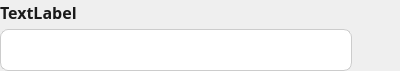
<?xml version="1.0" encoding="UTF-8"?>
<ui version="4.0">
 <class>DirSelectEdit</class>
 <widget class="QWidget" name="DirSelectEdit">
  <property name="geometry">
   <rect>
    <x>0</x>
    <y>0</y>
    <width>400</width>
    <height>71</height>
   </rect>
  </property>
  <property name="sizePolicy">
   <sizepolicy hsizetype="Preferred" vsizetype="Fixed">
    <horstretch>0</horstretch>
    <verstretch>0</verstretch>
   </sizepolicy>
  </property>
  <property name="minimumSize">
   <size>
    <width>0</width>
    <height>68</height>
   </size>
  </property>
  <property name="maximumSize">
   <size>
    <width>16777215</width>
    <height>71</height>
   </size>
  </property>
  <property name="windowTitle">
   <string>Form</string>
  </property>
  <property name="styleSheet">
   <string notr="true">QLabel  {
	background: transparent;
	border: none;
	font-family: Open Sans;
	font-size: 16px;
	font-weight: 600;
	line-height: 24px;
	letter-spacing: 0%;
	color: #1A1A1A;
}

QLineEdit {
	background-color: white;
	border: 1px solid #ccc;
	border-radius: 8px;
	font-weight: 400;
	font-family: Open Sans;
	font-size: 16px;
	line-height: 24px;
	letter-spacing: 0%;
	color: #1A1A1A;
}

QPushButton {
	background: transparent;
	border: none;
}</string>
  </property>
  <layout class="QVBoxLayout" name="verticalLayout">
   <property name="spacing">
    <number>4</number>
   </property>
   <property name="leftMargin">
    <number>0</number>
   </property>
   <property name="topMargin">
    <number>0</number>
   </property>
   <property name="rightMargin">
    <number>0</number>
   </property>
   <property name="bottomMargin">
    <number>0</number>
   </property>
   <item>
    <widget class="QLabel" name="label">
     <property name="text">
      <string>TextLabel</string>
     </property>
    </widget>
   </item>
   <item>
    <layout class="QHBoxLayout" name="horizontalLayout">
     <property name="spacing">
      <number>8</number>
     </property>
     <item>
      <widget class="QLineEdit" name="lineEdit">
       <property name="minimumSize">
        <size>
         <width>0</width>
         <height>42</height>
        </size>
       </property>
       <property name="maximumSize">
        <size>
         <width>16777215</width>
         <height>42</height>
        </size>
       </property>
      </widget>
     </item>
     <item>
      <widget class="QPushButton" name="dirSelectButton">
       <property name="sizePolicy">
        <sizepolicy hsizetype="Fixed" vsizetype="Fixed">
         <horstretch>0</horstretch>
         <verstretch>0</verstretch>
        </sizepolicy>
       </property>
       <property name="minimumSize">
        <size>
         <width>40</width>
         <height>40</height>
        </size>
       </property>
       <property name="maximumSize">
        <size>
         <width>40</width>
         <height>40</height>
        </size>
       </property>
       <property name="text">
        <string/>
       </property>
       <property name="icon">
        <iconset resource="../../../../Resources/Resources.qrc">
         <normaloff>:/images/ProjectSettings/dir_select.svg</normaloff>:/images/ProjectSettings/dir_select.svg</iconset>
       </property>
       <property name="iconSize">
        <size>
         <width>40</width>
         <height>40</height>
        </size>
       </property>
      </widget>
     </item>
    </layout>
   </item>
  </layout>
 </widget>
 <resources>
  <include location="../../../../Resources/Resources.qrc"/>
 </resources>
 <connections/>
</ui>
